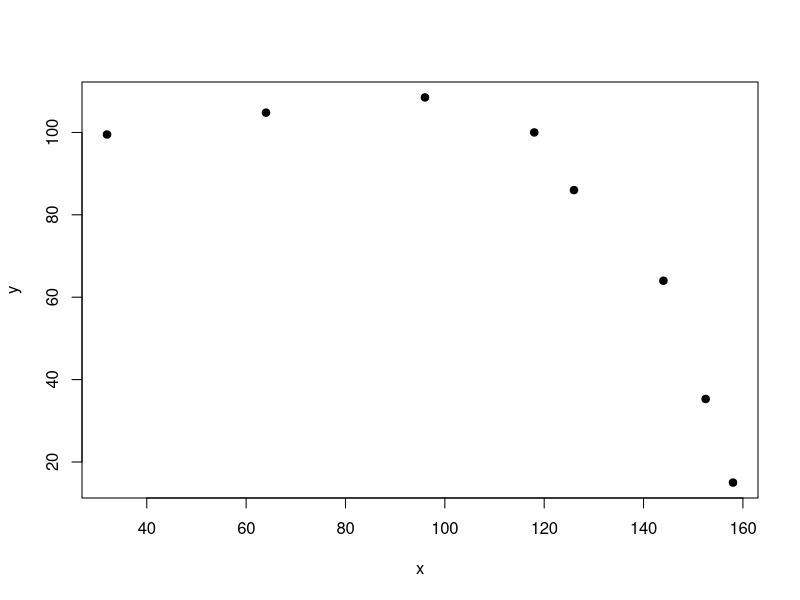
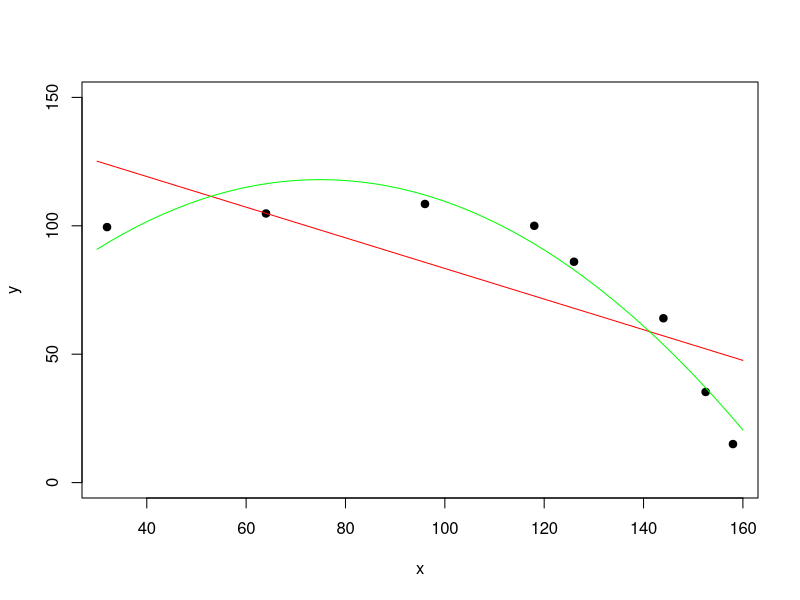

The R source for these figures, in order:


# Curve fitting
# https://davetang.org/muse/2013/05/09/on-curve-fitting/ ------


x <- c(32,64,96,118,126,144,152.5,158)
y <- c(99.5, 104.8, 108.5, 100, 86, 64, 35.3, 15)
# y is reponse, x is predictor
# y on y-axis
plot(x,y,pch=19)

#fit first
fit <- lm(y~x)
#second deg
fit2 <- lm(y~poly(x,2,raw=TRUE))
#third deg
fit3 <- lm(y~poly(x,3,raw=TRUE))
#fourth leg
fit4 <- lm(y~poly(x,4,raw=TRUE))

#generate range of 50 numbers starting from 30 and ending at 160
xx <- seq(30,160,length=50)
plot(x,y,pch=19,ylim=c(0,150))

lines(xx,predict(fit,data.frame((x=xx))),col="red")
lines(xx,predict(fit2,data.frame((x=xx))),col="green")

summary(fit)
summary(fit2)
summary(fit3)
summary(fit4)

anova(fit, fit2)

#significant
anova(fit2,fit3)

#not significant
anova(fit3,fit4)

#y=ax+b
coef(fit)
coef(fit4)

#create function
third_order <-function(newdist,model){
  coefs <- coef(model)
  res <- coefs[1] + (coefs[2]*newdist) + (coefs[3]*newdist^2)+(coefs[4]*newdist^3)
  
}
